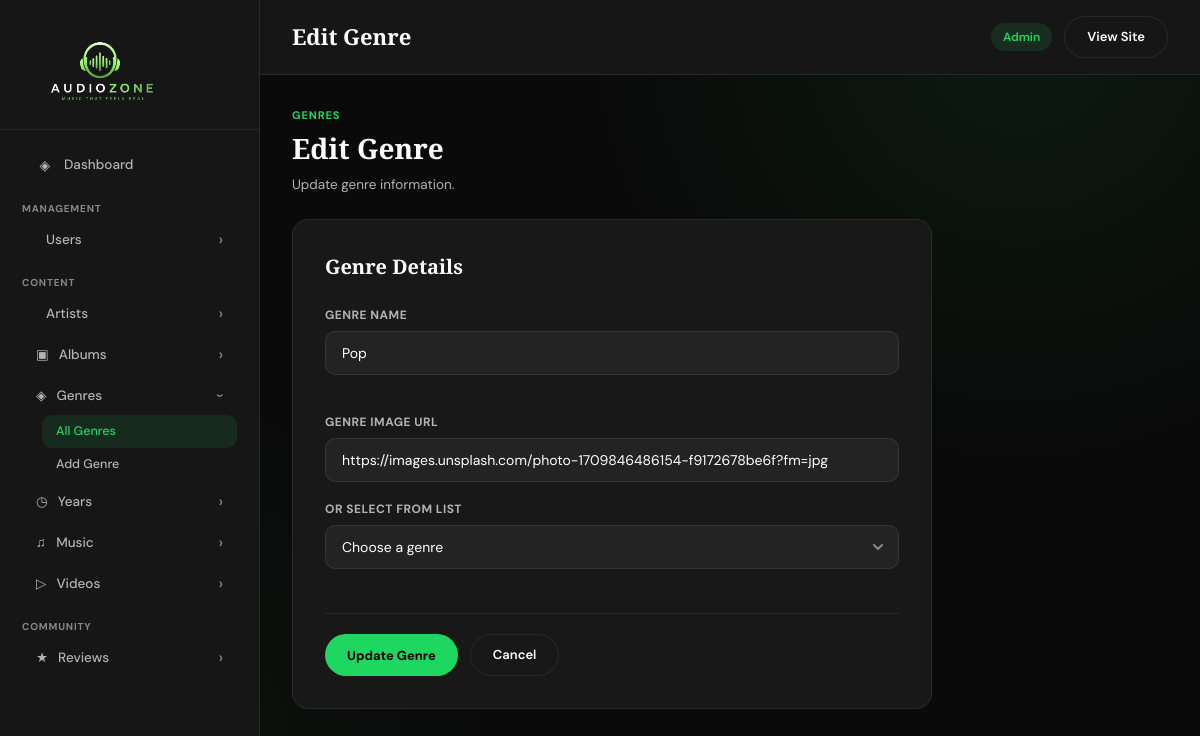
The page /admin/genre edit.php?id=4 on the database its author committed.
### tables this page shows
CREATE TABLE `genre` (
  `genre_id` int(11) NOT NULL,
  `genre_name` varchar(100) NOT NULL,
  `image` varchar(255) DEFAULT NULL
);

### admin/genre edit.php (the view, shortened to what this page needs)
<?php
include_once '../config.php';
$id = $_GET['id'];
$query = "SELECT * FROM genre WHERE genre_id='$id'";
$result = mysqli_query($conn, $query);
$current_genre = mysqli_fetch_assoc($result);
include_once 'includes/header.php';
?>
<div class="page-heading">
    <div>
        <div class="eyebrow">Genres</div>
        <h1>Edit Genre</h1>
        <p>Update genre information.</p>
    </div>
</div>
<div class="admin-form-card">
    <h2>Genre Details</h2>
    <form method="POST" action="">
        <div class="form-group">
            <label>Genre Name</label>
            <input type="text"
                   id="genreName"
                   name="genre_name"
                   value="<?php echo $current_genre['genre_name']; ?>">
            <div class="field-error" id="genreNameError">
            </div>
        </div>
        <div class="form-group">
            <label>Genre Image URL</label>
            <input type="url"
                   name="image"
                   value="<?php echo $current_genre['image']; ?>"
                   placeholder="https://...">
        </div>
        <div class="form-group">
            <label>Or Select from List</label>
            <select id="genreSelect" name="genre_select">
                <option value="">Choose a genre</option>
            </select>
            <div class="field-error" id="genreSelectError"></div>
        </div>
        <div class="form-actions">
            <button type="submit"
                    name="update"
                    class="gold-btn">
                Update Genre
            </button>
            <a class="ghost-btn"
               href="all-genres.php">
                Cancel
            </a>
        </div>
    </form>
</div>
<?php include_once 'includes/footer.php'; ?>

### admin/assets/style.css (style rules this page uses)
:root { --bg: #0a0a0a; --surface: #161616; --surface-2: #181818; --surface-3: #232323; --line: rgba(255, 255, 255, .08); --line-soft: rgba(255, 255, 255, .05); --accent: #1ed760; --accent-2: #12a750; --accent-soft: #c9ffdd; --cream: #ffffff; --muted: #b3b3b3; --dim: #888888; --red: #f87171; --shadow: 0 26px 60px rgba(0, 0, 0, .55); --shadow-sm: 0 10px 26px rgba(0, 0, 0, .4); --sidebar-w: 260px; --radius: 16px; --radius-sm: 10px; }
*, *::before, *::after { box-sizing: border-box; }
body { margin: 0; background: radial-gradient(circle at 85% 4%, rgba(30, 215, 96, .08), transparent 34%), radial-gradient(circle at 8% 96%, rgba(30, 215, 96, .05), transparent 30%), var(--bg); color: var(--cream); font-family: "DM Sans", system-ui, sans-serif; font-size: 14px; line-height: 1.5; min-height: 100vh; }
a { color: var(--accent); text-decoration: none; }
.gold-btn { display: inline-flex; align-items: center; gap: 6px; padding: 10px 22px; border: none; border-radius: 999px; background: var(--accent); color: #000; font-family: inherit; font-size: 13px; font-weight: 700; cursor: pointer; transition: .18s ease; text-decoration: none; }
.ghost-btn { display: inline-flex; align-items: center; gap: 6px; padding: 10px 22px; border: 1px solid var(--line); border-radius: 999px; background: transparent; color: var(--cream); font-family: inherit; font-size: 13px; font-weight: 600; cursor: pointer; transition: .18s ease; text-decoration: none; }
.admin-form-card { background: var(--surface-2); border: 1px solid var(--line); border-radius: var(--radius); padding: 32px; max-width: 640px; }
.admin-form-card h2 { font-family: "Playfair Display", Georgia, serif; font-size: 20px; margin: 0 0 24px; }
.form-group { margin-bottom: 18px; }
.form-group label { display: block; font-size: 12px; font-weight: 700; letter-spacing: .04em; text-transform: uppercase; color: var(--muted); margin-bottom: 7px; }
.form-group input, .form-group select, .form-group textarea { width: 100%; background: var(--surface-3); border: 1px solid var(--line); border-radius: var(--radius-sm); padding: 12px 16px; color: var(--cream); font-family: inherit; font-size: 14px; outline: none; transition: .18s ease; }
.form-group input::placeholder, .form-group textarea::placeholder { color: var(--dim); }
.field-error { font-size: 11.5px; color: var(--red); margin-top: 4px; min-height: 16px; }
.form-group select { appearance: none; background-repeat: no-repeat; background-position: right 14px center; padding-right: 36px; }
.form-actions { display: flex; gap: 12px; margin-top: 24px; padding-top: 20px; border-top: 1px solid var(--line); }
.page-heading { display: flex; align-items: flex-start; justify-content: space-between; margin-bottom: 24px; }
.page-heading .eyebrow { font-size: 11px; font-weight: 700; letter-spacing: .08em; text-transform: uppercase; color: var(--accent); margin-bottom: 4px; }
.page-heading h1 { font-family: "Playfair Display", Georgia, serif; font-size: 28px; font-weight: 700; margin: 0 0 6px; }
.page-heading p { color: var(--muted); margin: 0; font-size: 13.5px; }

### rows shown on the page
genre: genre_name "Pop", image "https://images.unsplash.com/photo-1709846486154-f9172678be6f?fm=jpg"

### other values the page prints
$pageTitle "Edit Genre"
